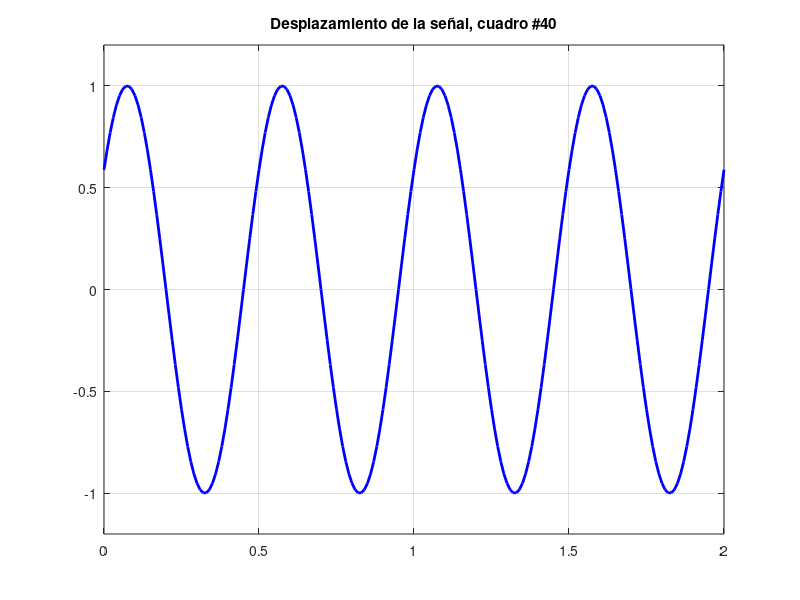

Write MATLAB code to recreate this figure.
clc; clear; close all;

% --------------------------
% Parámetros ajustables por el usuario
% --------------------------
f = 2;                      % Frecuencia de la señal (Hz)
fs = 100;                   % Frecuencia de muestreo (Hz)
T = 2;                      % Duración total de la señal (segundos)
velocidad = 5;              % Velocidad del retardo (cuadros por segundo)
direccion = 'derecha';      % Opciones: 'derecha' o 'izquierda'
amplitud = 1;               % Amplitud de la señal
n_frames = 40;              % Número de cuadros en la animación

% --------------------------
% Construcción del tiempo y señal original
% --------------------------
t = 0:1/fs:T;
x = amplitud * sin(2*pi*f*t);

% --------------------------
% Configuración de la figura
% --------------------------
figure;
set(gcf, 'Color', 'w');
axis tight manual
ylim([-1.2*amplitud, 1.2*amplitud]);
xlabel('Tiempo (s)');
ylabel('Amplitud');
title('Propagación de una señal senoidal con retardo');

% --------------------------
% Animación del desplazamiento
% --------------------------
for k = 1:n_frames
    % Cantidad de retardo o adelanto por cuadro
    delay = (k-1)*velocidad/fs;

    % Desplazamiento según dirección
    if strcmpi(direccion, 'derecha')
        t_shift = t - delay;
    else
        t_shift = t + delay;
    end

    % Recalcular la señal desplazada
    x_shifted = amplitud * sin(2*pi*f*t_shift);

    % Graficar
    plot(t, x_shifted, 'b', 'LineWidth', 2);
    grid on;
    axis([0 max(t) -1.2*amplitud 1.2*amplitud]);
    title(['Desplazamiento de la señal, cuadro #' num2str(k)]);
    pause(0.05);  % Controla la velocidad de la animación
end
